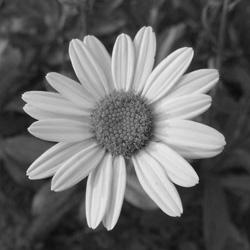
#> input picture DIVP/Images/flower.jpg, 250 x 250 px, found by its file name
$ python powerlaw.py
#> lines starting #> are read from the running program, lines starting #| are printed output that depends on the picture
import cv2
import numpy as np
from matplotlib import pyplot as plt

def powerlaw(img,y):
    height,width=img.shape
    img4 = np.zeros((height,width),dtype = 'uint8')
    for i in range(width):
        for j in range(height):
            img4[j,i] = 255*(img[j,i]/255) ** y
    img4 = np.array(img4, dtype = np.uint8)
    return img4

# read a image using imread
img = cv2.imread('Images/flower.jpg',0)
#> img is the input picture: shape (250, 250); min 1, max 244, mean 102.8

img1 = powerlaw(img , 0.4)
#> after the loop in powerlaw, `for i in range(width):`:
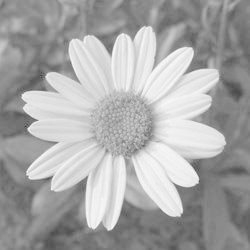
#> img4: shape (250, 250); min 27, max 250, mean 167.6
img2 = powerlaw(img , 1)
img3 = powerlaw(img , 1.6)
#> call 3 of powerlaw, with y = 1.6
#> after the loop in powerlaw (call 3), `for i in range(width):`:
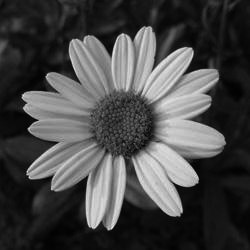
#> img4: shape (250, 250); min 0, max 237, mean 71

plt.subplot(2, 4, 1),plt.imshow(img, 'gray'),plt.title('Original Image')
plt.subplot(2, 4, 2),plt.imshow(img1, 'gray'),plt.title('Power Law Transformed Image for y=0.4')
plt.subplot(2, 4, 3),plt.imshow(img2, 'gray'),plt.title('Power Law Transformed Image for y=1')
plt.subplot(2, 4, 4),plt.imshow(img3, 'gray'),plt.title('Power Law Transformed Image for y=1.6')
plt.subplot(2, 4, 5), plt.hist(img.ravel(),256,[0,256]),plt.title('Histogram of Original Image')
plt.subplot(2, 4, 6), plt.hist(img1.ravel(),256,[0,256]),plt.title('Histogram for Image with y=0.4')
plt.subplot(2, 4, 7), plt.hist(img2.ravel(),256,[0,256]),plt.title('Histogram for Image with y=1')
plt.subplot(2, 4, 8), plt.hist(img3.ravel(),256,[0,256]),plt.title('Histogram for Image with y=1.6')
plt.show()
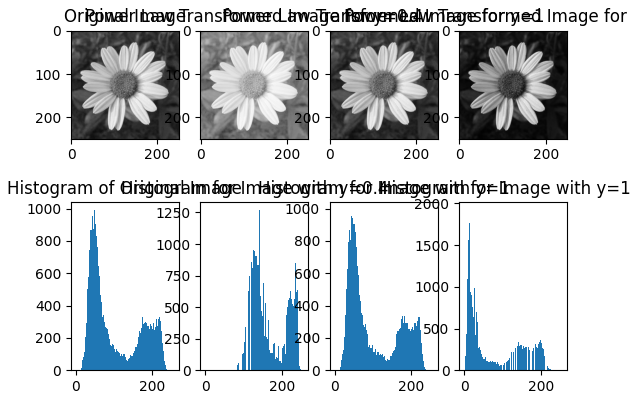
#> figure drawn by matplotlib, 8 panels; panel 5: tallest bar 990 high, from x = 48 to 49; panel 6: tallest bar 1268 high, from x = 141 to 142; panel 7: tallest bar 990 high, from x = 48 to 49; panel 8: tallest bar 1919 high, from x = 17 to 18
